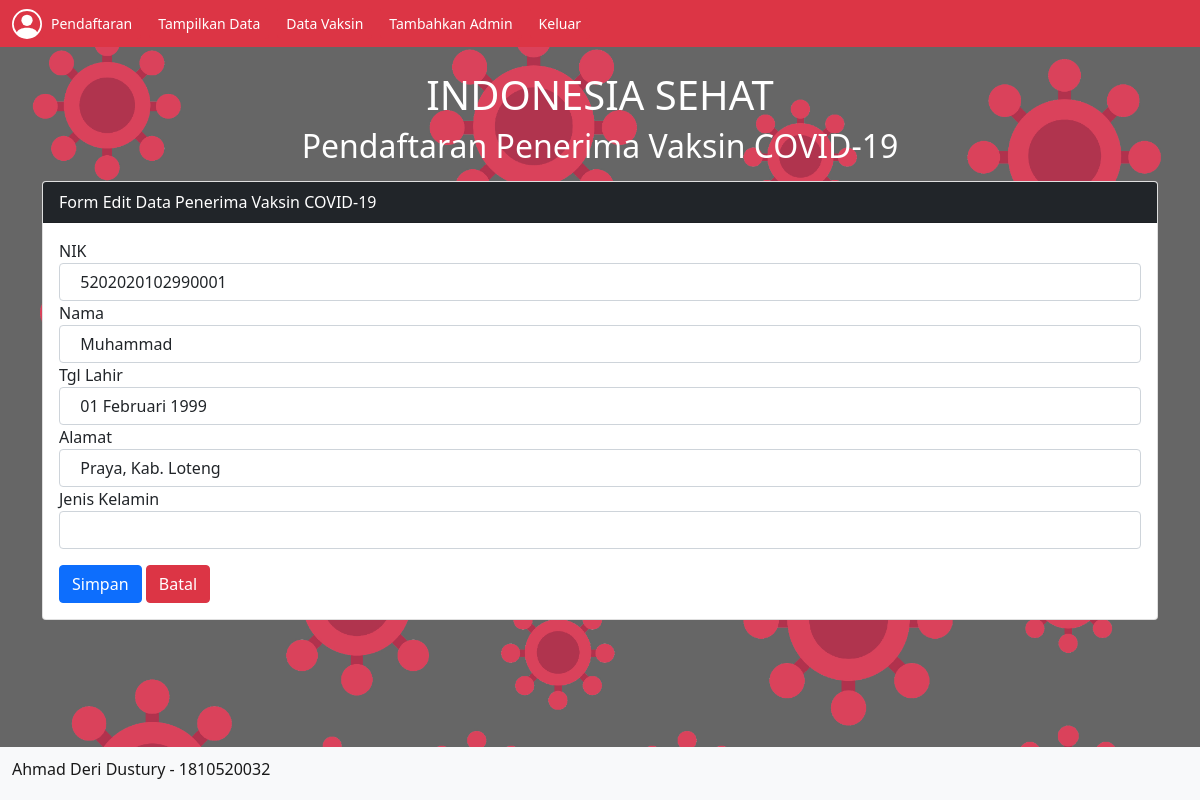
/edit.php?id=12 (signed in), run on the app's committed database.
### tables this page shows
CREATE TABLE `pendaftaran` (
  `id` int(50) NOT NULL,
  `NIK` varchar(100) NOT NULL,
  `Nama` varchar(100) NOT NULL,
  `tgl_lahir` varchar(30) NOT NULL,
  `alamat` varchar(100) NOT NULL,
  `jenis_kelamin` varchar(50) NOT NULL
);

### functions.php (called while the page is built, shortened)
<?php
$conn = mysqli_connect("localhost", "root", "", "uas");
function query($pndftar){
	global $conn;
	$masukdbms= mysqli_query($conn, $pndftar);
	$wadah=[];
	while ( $data = mysqli_fetch_assoc($masukdbms)) {
		$wadah[] = $data;
	}
	return $wadah;
}
?>

### edit.php (the view, shortened to what this page needs)
<?php
require 'functions.php';
$id = $_GET["id"];
$tampil = query("SELECT * FROM pendaftaran WHERE id = $id")[0];
?>
<!doctype html>
<html lang="en">
<head>
	<link href="https://cdn.jsdelivr.net/npm/bootstrap@5.0.0-beta1/dist/css/bootstrap.min.css" rel="stylesheet">
</head>
<body style="background:url(./assets/images/virus1.jpg)no-repeat; background-size: cover; height: 100vh;">
	<nav class="navbar navbar-light bg-danger">
		<form class="container-fluid justify-content-start">
			<a href="pendaftaran.php" class="btn btn-sm btn-danger me-2" type="button">Pendaftaran</a>
			<a href="datapendaftar.php" class="btn btn-sm btn-danger me-2" type="button">Tampilkan Data</a>
			<a href="vaksin.php" class="btn btn-sm btn-danger me-2" type="button">Data Vaksin</a>
			<a href="register.php" class="btn btn-sm btn-danger me-2" type="button">Tambahkan Admin</a>
			<a href="keluar.php" class="btn btn-sm btn-danger me-2" type="button">Keluar</a>
		</form>
	</nav>
	<div class="container">
		<br>
		<h1 class="text-center text-white">INDONESIA SEHAT</h1>
		<h2 class="text-center text-white">Pendaftaran Penerima Vaksin COVID-19</h2>
		<div class="card mt-3">
			<div class="card-header bg-dark text-white">
				Form Edit Data Penerima Vaksin COVID-19
			</div>
			<div class="card-body">
				<form method="post" action="">
					<div class="form-group">
						<label>NIK</label>
						<input type="text" name="NIK" class="form-control" value=" <?php echo $tampil["NIK"]; ?> " required>
					</div>
					<div class="form-group">
						<label>Nama</label>
						<input type="text" name="Nama" class="form-control" value=" <?php echo $tampil["Nama"]; ?> " required>
					</div>
					<div class="form-group">
						<label>Tgl Lahir</label>
						<input type="text" name="tgl_lahir" class="form-control" value=" <?php echo $tampil["tgl_lahir"]; ?> " required>
					</div>
					<div class="form-group">
						<label>Alamat</label>
						<input class="form-control" name="alamat" value=" <?php echo $tampil["alamat"] ;?> "></input>
					</div>
					<div class="form-group">
						<label>Jenis Kelamin</label>
						<select class="form-control" name="jenis_kelamin" required>
							<option></option>
							<option value="Pria">Pria</option>
						</select>
					</div>
					<button type="submit" class="btn btn-primary mt-3" name="bsimpan">Simpan</button>
					<button type="reset" class="btn btn-danger mt-3" name="bbatal">Batal</button>
				</form>
			</div>
		</div>
	</div>
	<nav class="navbar fixed-bottom navbar-light bg-light">
		<div class="container-fluid">
			<a class="navbar-brand" href=""><h6>Ahmad Deri Dustury - 1810520032</h6></a>
		</div>
	</nav>
</body>
</html>

### data on the page
pendaftaran: NIK "5202020102990001", Nama "Muhammad", tgl_lahir "01 Februari 1999", alamat "Praya, Kab. Loteng"
